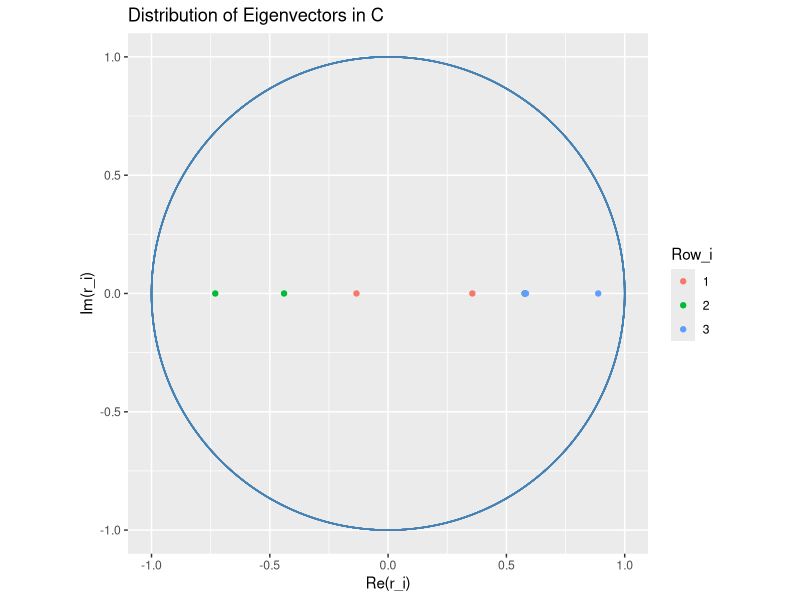
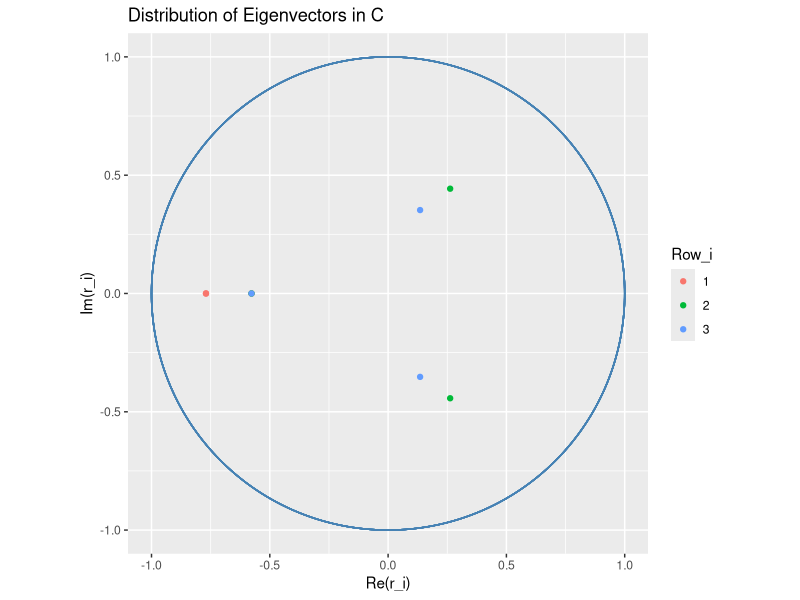
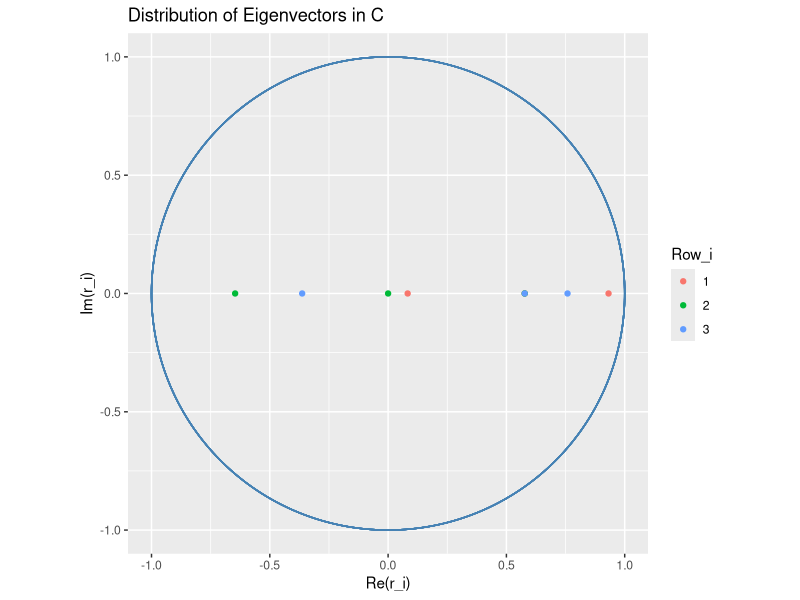
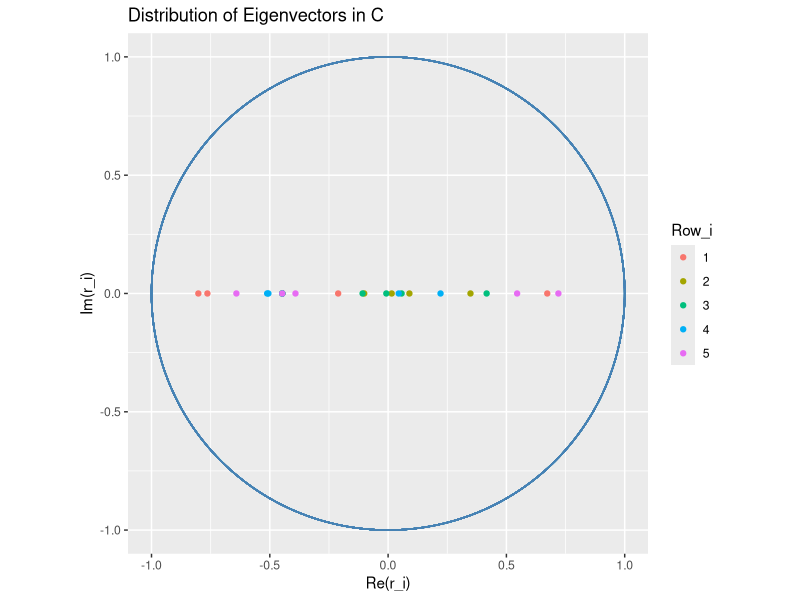
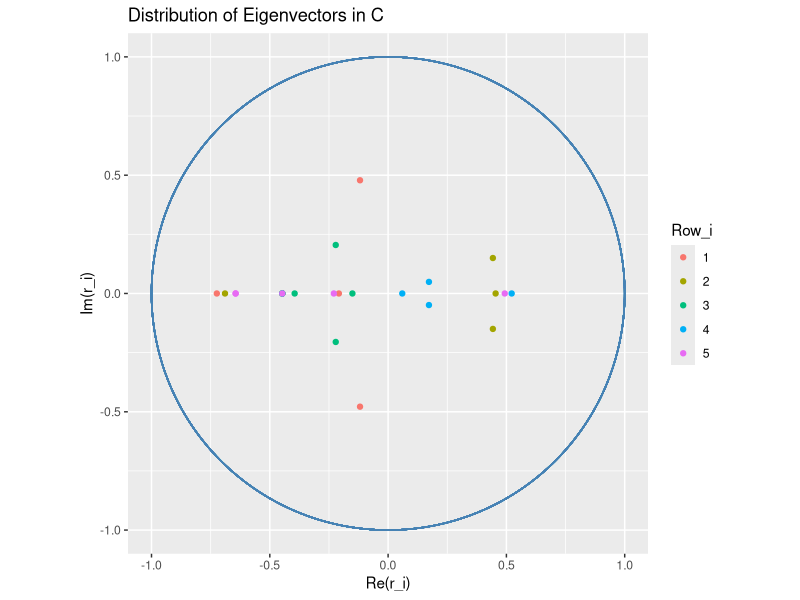
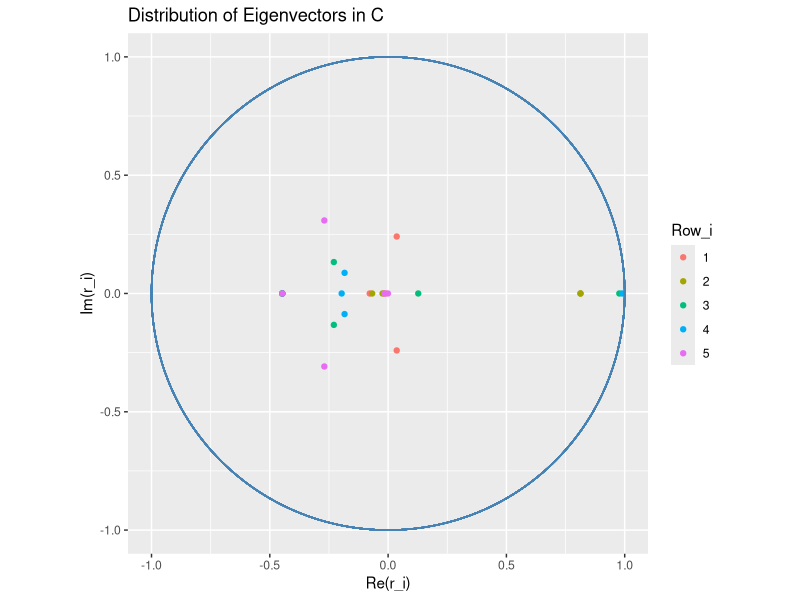
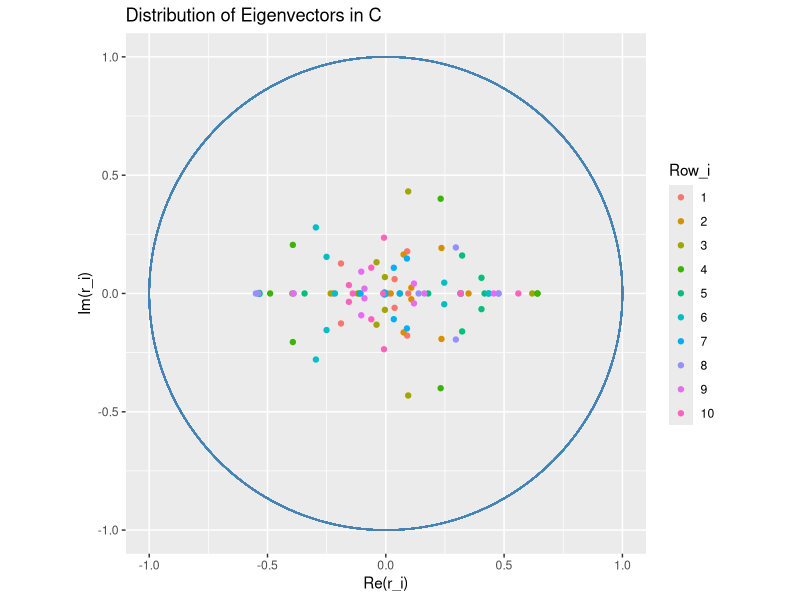
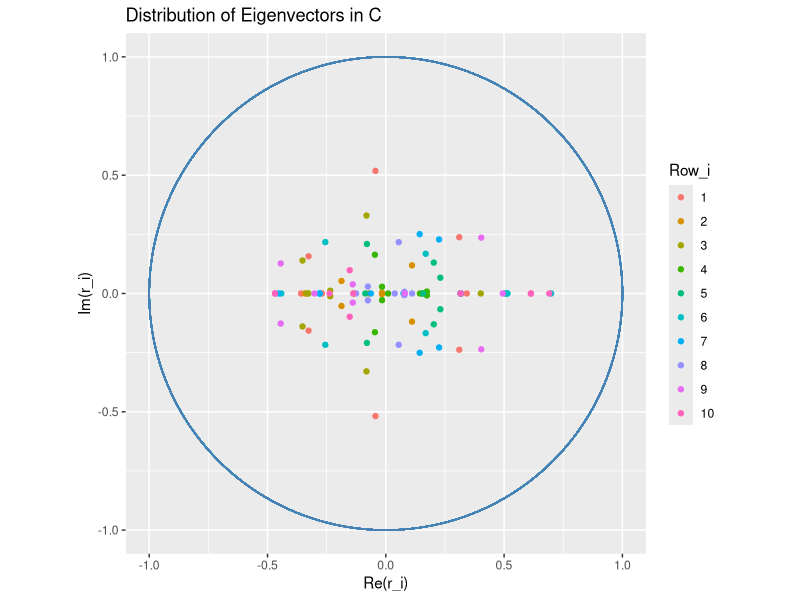

The R source for these figures, in order:
## ---- chunk 1
knitr::opts_chunk$set(echo = TRUE, eval = TRUE, fig.align = "center", 
                      message = FALSE, warning = FALSE)
library(tidyverse)
library(knitr)
library(patchwork)
library(ggfortify)
library(matrixcalc)
library(zeallot)
col_str <- "blue"
## ---- chunk 2
# generates rows of size P which are valid probability distributions
r_sparse <- function(M,p){
  prob <- runif(M,0,1)
  num_zeros <- rbinom(1,M,p)
  choices <- sample(1:M, num_zeros)
  prob[choices] <- 0
  prob/sum(prob) # return normalized random row vector
}
## ---- chunk 3
# initialize random P
rand_M <- function(M,p,row_fxn){
  P <- matrix(rep(NA, M * M), ncol = M)  # create transition matrix
  for(i in 1:M){P[i,] = row_fxn(M,p)}
  #print(P)
  P
}
## ---- chunk 4
eigen_frame <- function(P){
  #print(P)
  M <- length(P[1,])
  eigenvectors <- data.frame(eigen(P)[2])
  complex <- matrix(rep(NA,3*M*M), ncol = 3) # set 3 to hold (re,im) pair and whose row it belongs to
  colnames(complex) <- c("Re","Im","row_i")
  for(i in 1:M){
    for(j in 1:M){
      curr <- eigenvectors[i,j]
      complex[ M*(i-1) + j, ] <- c(round(Re(curr),5),round(Im(curr),5),i) 
    }
  }
  data.frame(complex)
}
## ---- chunk 5
eigen_plot <- function(P){
  r <- 1
  ep <- 0.5
  eigen_frame_P <- eigen_frame(P)
  ggplot(eigen_frame_P) + 
    geom_point(aes(x = Re, y = Im, color = factor(row_i))) + 
    labs(x = "Re", y = "Im", title = "Distribution of Eigenvectors in C") +
    xlim(-(r+ep),r+ep) + ylim(-r,r) +
    ggforce::geom_circle(aes(x0=0,y0=0,r=r), color = "steelblue") +
    scale_color_discrete(name = "Row_i") +
    scale_x_continuous(name = "Re(r_i)") +
    scale_y_continuous(name = "Im(r_i)") +
    coord_fixed(ratio = 1)
}
## ---- chunk 6
M <- 6 # number of states
p <- 0.5
P <- rand_M(M,p,r_sparse) # initialize P
eigen_df <- eigen_frame(P)
#eigen_plot(P)
## ---- chunk 7
M_vec <- c(3,5,10)
p_vec <- c(0.1,0.5,0.6)
c(M1,M2,M3) %<-% M_vec
c(p1,p2,p3) %<-% p_vec
P_vec1 <- matrix(c(rand_M(M1,p1,r_sparse),
                  rand_M(M1,p1,r_sparse),
                  rand_M(M1,p1,r_sparse)),
                nrow = M_vec[1])
P_vec2 <- matrix(c(rand_M(M2,p2,r_sparse),
                  rand_M(M2,p2,r_sparse),
                  rand_M(M2,p2,r_sparse)),
                nrow = M_vec[2])
P_vec3 <- matrix(c(rand_M(M3,p3,r_sparse),
                  rand_M(M3,p3,r_sparse),
                  rand_M(M3,p3,r_sparse)),
                nrow = M_vec[3])

eigen_plot(P_vec1[,1:M1 + 0*M1])
eigen_plot(P_vec1[,1:M1 + 1*M1])
eigen_plot(P_vec1[,1:M1 + 2*M1])

eigen_plot(P_vec2[,1:M2 + 0*M2])
eigen_plot(P_vec2[,1:M2 + 1*M2])
eigen_plot(P_vec2[,1:M2 + 2*M2])

eigen_plot(P_vec3[,1:M3 + 0*M3])
eigen_plot(P_vec3[,1:M3 + 1*M3])
eigen_plot(P_vec3[,1:M3 + 2*M3])
